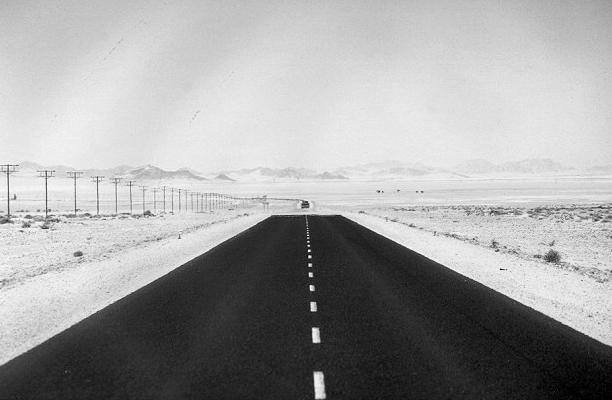
//> input picture Images/road.jpg, 612 x 400 px
$ ./houghLines   (built with g++ and OpenCV 4)
//> lines starting //> are read from the running program, lines starting //| are printed output that depends on the picture; after the words box and inside, x2 and y2 are one past the last pixel; in counts of white or black regions, pixels touching at a corner belong together
#include <iostream>
#include <opencv2/opencv.hpp>

using namespace std;
using namespace cv;

Mat srcColor;

void houghLines(Mat src, int T)
{
	double R = src.rows > src.cols ? src.rows : src.cols;
	int Rho = R * sqrt(2.0), Theta = 180;
	Mat acc = Mat::zeros(Rho, Theta, CV_8U);

	for (int i = 0; i < src.rows; i++)
	{
		for (int j = 0; j < src.cols; j++)
		{
			if (src.at<uchar>(i, j) > 250)
			{
				for (int t = 0; t < 180; t++)
				{
					R = abs(i * sin(t * M_PI / 180) + j * cos(t * M_PI / 180));

					acc.at<uchar>(round(R), t)++;
				}
			}
		}
	}

	for (int i = 0; i < Rho; i++)
	{
		for (int j = 0; j < Theta; j++)
		{
			if (acc.at<uchar>(i, j) > T)
			{
				double A = cos(j * M_PI / 180);
				double B = sin(j * M_PI / 180);
				double x0 = A * i;
				double y0 = B * i;

				Point p1, p2;
				p1.x = x0 + 1000 * -B;
				p1.y = y0 + 1000 * A;
				p2.x = x0 - 1000 * -B;
				p2.y = y0 - 1000 * A;

				line(srcColor, p1, p2, Scalar(0, 0, 255), 1, 8, 0);
			}
		}
	}
}

int main()
{
	Mat src = imread("./Images/road.jpg", 0);
//> src is the input picture: 400 rows x 612 cols, CV_8UC1; min 0, max 255, mean 160.9
	srcColor = imread("./Images/road.jpg");

	blur(src, src, Size(7, 7));
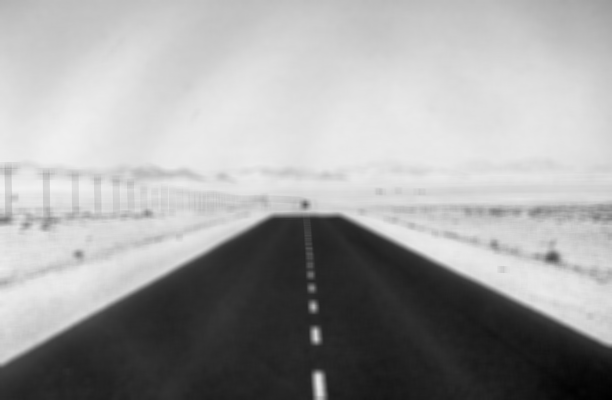
//> src: 400 rows x 612 cols, CV_8UC1; min 1, max 242, mean 160.9
	Canny(src, src, 50, 150, 3);
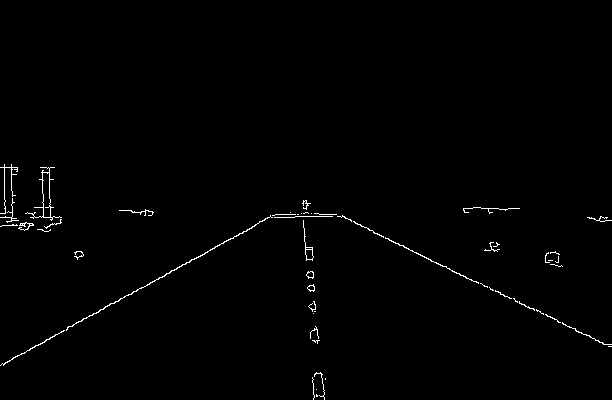
//> src: 400 rows x 612 cols, CV_8UC1; 0.81% white in thin lines or dots, all inside (x1, y1, x2, y2) = (0, 164, 612, 400)

	houghLines(src, 80);
//> after the loop in houghLines, `for (int i = 0; i < src.rows; i++)`:
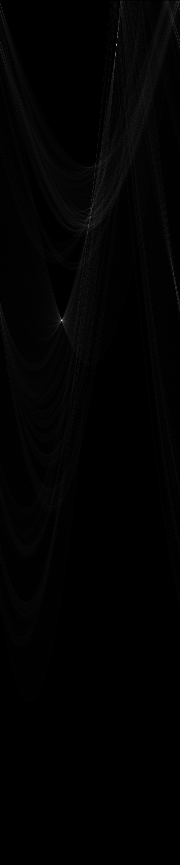
//> acc: 865 rows x 180 cols, CV_8UC1; min 0, max 230, mean 2.3
//> after the loop in houghLines, `for (int i = 0; i < src.rows; i++)`: R = 317
//> after the loop in houghLines, `for (int i = 0; i < Rho; i++)`:
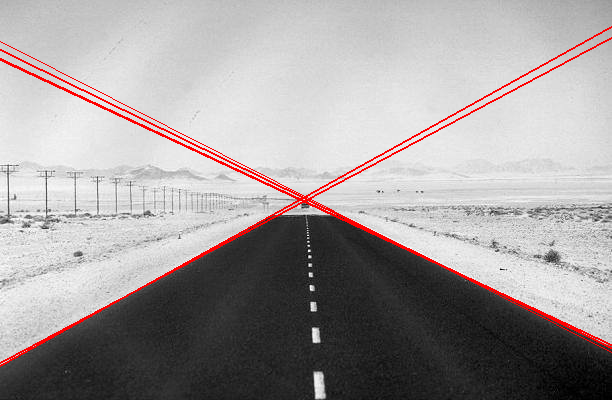
//> srcColor: 400 rows x 612 cols, CV_8UC3; 2.16% of pixels changed, all inside (x1, y1, x2, y2) = (0, 26, 612, 367)

	imshow("Hough Lines", srcColor);
	waitKey(0);
}
